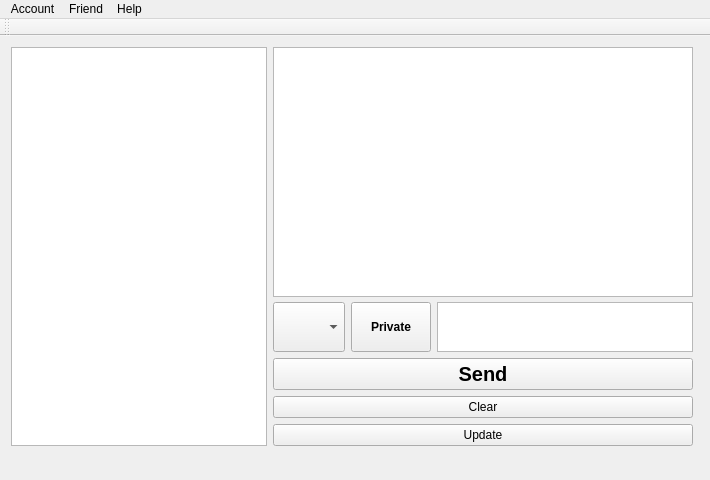
<?xml version="1.0" encoding="UTF-8"?>
<ui version="4.0">
 <class>MainWindow</class>
 <widget class="QMainWindow" name="MainWindow">
  <property name="geometry">
   <rect>
    <x>0</x>
    <y>0</y>
    <width>710</width>
    <height>480</height>
   </rect>
  </property>
  <property name="sizePolicy">
   <sizepolicy hsizetype="Ignored" vsizetype="Ignored">
    <horstretch>0</horstretch>
    <verstretch>0</verstretch>
   </sizepolicy>
  </property>
  <property name="windowTitle">
   <string>pTox</string>
  </property>
  <widget class="QWidget" name="centralWidget">
   <widget class="QWidget" name="layoutWidget">
    <property name="geometry">
     <rect>
      <x>0</x>
      <y>0</y>
      <width>704</width>
      <height>421</height>
     </rect>
    </property>
    <layout class="QHBoxLayout" name="horizontalLayout_2">
     <item>
      <widget class="QTableWidget" name="tableWidget"/>
     </item>
     <item>
      <layout class="QVBoxLayout" name="verticalLayout_2">
       <item>
        <widget class="QTextBrowser" name="textBrowser">
         <property name="minimumSize">
          <size>
           <width>0</width>
           <height>250</height>
          </size>
         </property>
        </widget>
       </item>
       <item>
        <layout class="QVBoxLayout" name="verticalLayout">
         <item>
          <layout class="QHBoxLayout" name="horizontalLayout">
           <item>
            <widget class="QComboBox" name="comboBox">
             <property name="sizePolicy">
              <sizepolicy hsizetype="Maximum" vsizetype="Fixed">
               <horstretch>0</horstretch>
               <verstretch>0</verstretch>
              </sizepolicy>
             </property>
             <property name="minimumSize">
              <size>
               <width>0</width>
               <height>50</height>
              </size>
             </property>
            </widget>
           </item>
           <item>
            <widget class="QPushButton" name="pushButton_audio">
             <property name="sizePolicy">
              <sizepolicy hsizetype="Maximum" vsizetype="Fixed">
               <horstretch>0</horstretch>
               <verstretch>0</verstretch>
              </sizepolicy>
             </property>
             <property name="minimumSize">
              <size>
               <width>0</width>
               <height>50</height>
              </size>
             </property>
             <property name="font">
              <font>
               <weight>75</weight>
               <bold>true</bold>
              </font>
             </property>
             <property name="text">
              <string>Private</string>
             </property>
            </widget>
           </item>
           <item>
            <widget class="QTextEdit" name="textEdit">
             <property name="sizePolicy">
              <sizepolicy hsizetype="Maximum" vsizetype="Expanding">
               <horstretch>0</horstretch>
               <verstretch>0</verstretch>
              </sizepolicy>
             </property>
             <property name="minimumSize">
              <size>
               <width>0</width>
               <height>50</height>
              </size>
             </property>
             <property name="maximumSize">
              <size>
               <width>16777215</width>
               <height>50</height>
              </size>
             </property>
            </widget>
           </item>
          </layout>
         </item>
         <item>
          <widget class="QPushButton" name="pushButton">
           <property name="font">
            <font>
             <pointsize>15</pointsize>
             <weight>75</weight>
             <bold>true</bold>
            </font>
           </property>
           <property name="text">
            <string>Send</string>
           </property>
          </widget>
         </item>
         <item>
          <widget class="QPushButton" name="pushButton_Clear">
           <property name="text">
            <string>Clear</string>
           </property>
          </widget>
         </item>
         <item>
          <widget class="QPushButton" name="pushButton_Update">
           <property name="text">
            <string>Update</string>
           </property>
          </widget>
         </item>
        </layout>
       </item>
      </layout>
     </item>
    </layout>
   </widget>
  </widget>
  <widget class="QMenuBar" name="menuBar">
   <property name="geometry">
    <rect>
     <x>0</x>
     <y>0</y>
     <width>710</width>
     <height>22</height>
    </rect>
   </property>
   <widget class="QMenu" name="menuAccount">
    <property name="title">
     <string>Account</string>
    </property>
    <addaction name="actionSet_name"/>
    <addaction name="actionSet_status"/>
    <addaction name="separator"/>
    <addaction name="actionView"/>
    <addaction name="separator"/>
    <addaction name="actionEXIT"/>
   </widget>
   <widget class="QMenu" name="menuFriend">
    <property name="title">
     <string>Friend</string>
    </property>
    <addaction name="actionAdd_new"/>
    <addaction name="actionRemove"/>
    <addaction name="separator"/>
   </widget>
   <widget class="QMenu" name="menuHelp">
    <property name="title">
     <string>Help</string>
    </property>
    <addaction name="actionVersion"/>
    <addaction name="actionAuthor"/>
    <addaction name="separator"/>
    <addaction name="actionelp"/>
   </widget>
   <addaction name="menuAccount"/>
   <addaction name="menuFriend"/>
   <addaction name="menuHelp"/>
  </widget>
  <widget class="QToolBar" name="mainToolBar">
   <attribute name="toolBarArea">
    <enum>TopToolBarArea</enum>
   </attribute>
   <attribute name="toolBarBreak">
    <bool>false</bool>
   </attribute>
  </widget>
  <action name="actionSet_name">
   <property name="text">
    <string>Set name</string>
   </property>
   <property name="shortcut">
    <string>Ctrl+N</string>
   </property>
  </action>
  <action name="actionSet_status">
   <property name="text">
    <string>Set status</string>
   </property>
   <property name="shortcut">
    <string>Ctrl+S</string>
   </property>
  </action>
  <action name="actionView">
   <property name="text">
    <string>View</string>
   </property>
   <property name="shortcut">
    <string>Ctrl+V</string>
   </property>
  </action>
  <action name="actionAdd_new">
   <property name="text">
    <string>Add new</string>
   </property>
   <property name="shortcut">
    <string>Ctrl+A</string>
   </property>
  </action>
  <action name="actionRemove">
   <property name="text">
    <string>Remove</string>
   </property>
   <property name="shortcut">
    <string>Ctrl+R</string>
   </property>
  </action>
  <action name="actionVersion">
   <property name="text">
    <string>Version</string>
   </property>
  </action>
  <action name="actionAuthor">
   <property name="text">
    <string>Author</string>
   </property>
  </action>
  <action name="actionelp">
   <property name="text">
    <string>Help</string>
   </property>
  </action>
  <action name="actionEXIT">
   <property name="text">
    <string>EXIT</string>
   </property>
   <property name="shortcut">
    <string>Ctrl+Q</string>
   </property>
  </action>
 </widget>
 <layoutdefault spacing="6" margin="11"/>
 <resources/>
 <connections/>
</ui>
